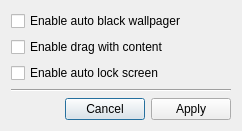
<?xml version="1.0" encoding="UTF-8"?>
<ui version="4.0">
 <class>QKxMoreDialog</class>
 <widget class="QDialog" name="QKxMoreDialog">
  <property name="geometry">
   <rect>
    <x>0</x>
    <y>0</y>
    <width>242</width>
    <height>118</height>
   </rect>
  </property>
  <property name="windowTitle">
   <string>Dialog</string>
  </property>
  <layout class="QVBoxLayout" name="verticalLayout">
   <item>
    <widget class="QCheckBox" name="chkBlack">
     <property name="text">
      <string>Enable auto black wallpager</string>
     </property>
    </widget>
   </item>
   <item>
    <widget class="QCheckBox" name="chkDrag">
     <property name="text">
      <string>Enable drag with content</string>
     </property>
    </widget>
   </item>
   <item>
    <widget class="QCheckBox" name="chkLock">
     <property name="text">
      <string>Enable auto lock screen</string>
     </property>
    </widget>
   </item>
   <item>
    <widget class="Line" name="line">
     <property name="orientation">
      <enum>Qt::Horizontal</enum>
     </property>
    </widget>
   </item>
   <item>
    <layout class="QHBoxLayout" name="horizontalLayout">
     <item>
      <spacer name="horizontalSpacer">
       <property name="orientation">
        <enum>Qt::Horizontal</enum>
       </property>
       <property name="sizeHint" stdset="0">
        <size>
         <width>40</width>
         <height>20</height>
        </size>
       </property>
      </spacer>
     </item>
     <item>
      <widget class="QPushButton" name="btnCancel">
       <property name="text">
        <string>Cancel</string>
       </property>
      </widget>
     </item>
     <item>
      <widget class="QPushButton" name="btnApply">
       <property name="text">
        <string>Apply</string>
       </property>
      </widget>
     </item>
    </layout>
   </item>
  </layout>
 </widget>
 <resources/>
 <connections/>
</ui>
